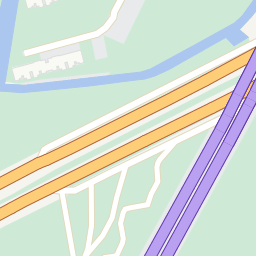
#> input picture 4.png, 256 x 256 px
$ python divideColor_unit.py
#> lines starting #> are read from the running program, lines starting #| are printed output that depends on the picture; after the words box and inside, x2 and y2 are one past the last pixel; in counts of white or black regions, pixels touching at a corner belong together
import cv2
import numpy as np

src = cv2.imread(r"4.png")  # 这里填你的原图像路径
#> src is the input picture: shape (256, 256, 3); mean B, G, R 211.5, 222.3, 213.3
cv2.namedWindow("input", cv2.WINDOW_AUTOSIZE)
cv2.imshow("input", src)


hsv = cv2.cvtColor(src, cv2.COLOR_BGR2HSV)  # BGR转HSV
#> hsv: shape (256, 256, 3); mean H, S, V 63.3, 43.6, 236.7
mask = cv2.inRange(hsv, lowerb=np.array([0, 80, 80]), upperb=np.array([130, 255, 255]))  # 提取紫色h=0~30、黄、橙道路，主要道路
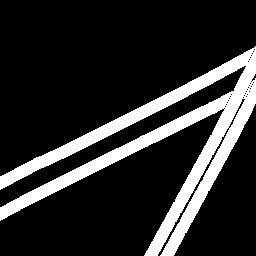
#> mask: shape (256, 256); 17.4% white; 1 white region, box (x1, y1, x2, y2) and area: (0, 46, 256, 256) 11384
# cv2.imshow("image", mask)

gray = cv2.cvtColor(src, cv2.COLOR_BGR2GRAY)
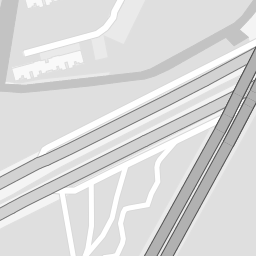
#> gray: shape (256, 256); min 83, max 255, mean 218.2
ret, gray = cv2.threshold(gray, 249, 255, cv2.THRESH_BINARY_INV)  # 提取次要道路
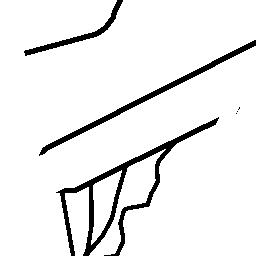
#> gray: shape (256, 256); 93.2% white; 6 black regions (3 under 20 px), largest, box (x1, y1, x2, y2) and area: (56, 117, 219, 256) 2547, (39, 40, 256, 156) 1303, (24, 0, 123, 56) 628
print(ret)

cv2.imshow("image", gray)
#
# low_hsv = np.array([0, 0, 240])  # 这里要根据HSV表对应，填入三个min值（表在下面）
# high_hsv = np.array([5, 255, 255])  # 这里填入三个max值
# mask = cv2.inRange(hsv, lowerb=low_hsv, upperb=high_hsv)  # 提取掩膜

# mask = cv2.medianBlur(mask, 3) #核尺寸是奇数
# 黑色背景转透明部分
# mask_contrary = mask.copy()
# mask_contrary[mask_contrary==0]=1
# mask_contrary[mask_contrary==255]=0#把黑色背景转白色
# mask_bool = mask_contrary.astype(bool)
# #这个是把掩模图和原图进行叠加，获得原图上掩模图位置的区域

gray_contrary = 255-gray
mask_img = cv2.add(src, np.zeros(np.shape(src), dtype=np.uint8), mask=gray_contrary+mask)
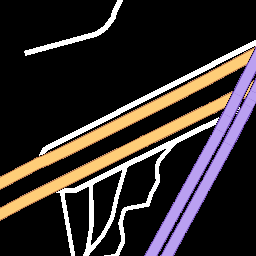
#> mask_img: shape (256, 256, 3); mean B, G, R 45.8, 47.1, 54.3

cv2.imshow("image", mask_img)
# [7 lines of commented-out code are left out]

cv2.waitKey(0)
cv2.destroyAllWindows()

$ run again, with 26.png copied over 4.png
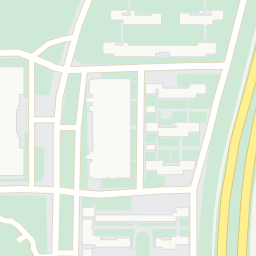
#> input picture 26.png, 256 x 256 px
#> src is the input picture: shape (256, 256, 3); mean B, G, R 223.1, 238.4, 227.1
#> hsv: shape (256, 256, 3); mean H, S, V 52.4, 21.7, 239.5
#> `mask = cv2.inRange(hsv, lowerb=np.array([0, 80, 80]), upperb=np.array(..`:
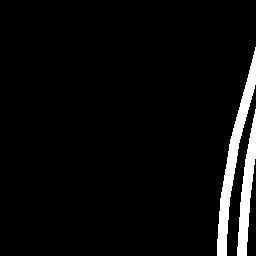
#> mask: shape (256, 256); 4.8% white; 2 white regions, box (x1, y1, x2, y2) and area: (217, 47, 256, 256) 1893, (237, 109, 256, 256) 1224
#> gray_contrary: shape (256, 256); 11.7% white; 1 white region, box (x1, y1, x2, y2) and area: (0, 0, 246, 256) 7680
#> `mask_img = cv2.add(src, np.zeros(np.shape(src), dtype=np.uint8), mask=..`:
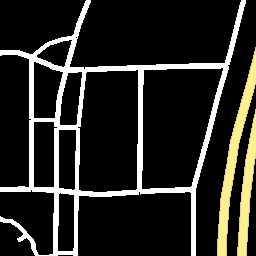
#> mask_img: shape (256, 256, 3); mean B, G, R 36.6, 41, 41.6

$ run again, with campus_021.png copied over 4.png
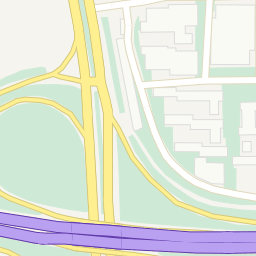
#> input picture campus_021.png, 256 x 256 px
#> src is the input picture: shape (256, 256, 3); mean B, G, R 217.1, 230.2, 225.2
#> hsv: shape (256, 256, 3); mean H, S, V 50.5, 35.6, 239.9
#> `mask = cv2.inRange(hsv, lowerb=np.array([0, 80, 80]), upperb=np.array(..`:
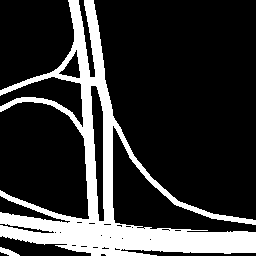
#> mask: shape (256, 256); 20.7% white; 2 white regions, box (x1, y1, x2, y2) and area: (0, 0, 256, 256) 13482, (0, 247, 20, 256) 90
#> gray_contrary: shape (256, 256); 4.1% white; 1 white region, box (x1, y1, x2, y2) and area: (95, 0, 256, 200) 2677
#> `mask_img = cv2.add(src, np.zeros(np.shape(src), dtype=np.uint8), mask=..`:
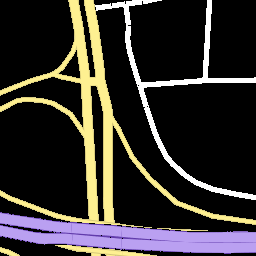
#> mask_img: shape (256, 256, 3); mean B, G, R 47.7, 51.2, 55.2

$ run again, with campus_075.png copied over 4.png
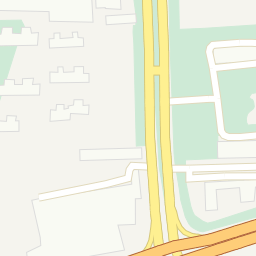
#> input picture campus_075.png, 256 x 256 px
#> src is the input picture: shape (256, 256, 3); mean B, G, R 222.2, 240.2, 238.3
#> hsv: shape (256, 256, 3); mean H, S, V 34, 23.8, 243.5
#> `mask = cv2.inRange(hsv, lowerb=np.array([0, 80, 80]), upperb=np.array(..`:
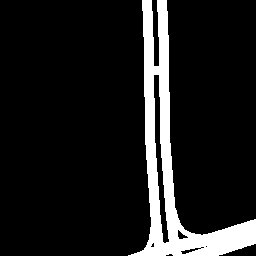
#> mask: shape (256, 256); 11.2% white; 1 white region, box (x1, y1, x2, y2) and area: (128, 0, 256, 256) 7340
#> gray_contrary: shape (256, 256); 4.3% white; 3 white regions, box (x1, y1, x2, y2) and area: (170, 40, 256, 140) 1364, (173, 164, 256, 181) 815, (39, 163, 147, 200) 634
#> `mask_img = cv2.add(src, np.zeros(np.shape(src), dtype=np.uint8), mask=..`:
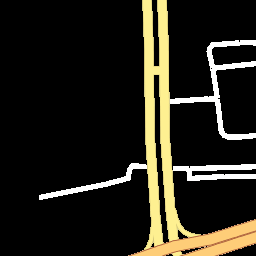
#> mask_img: shape (256, 256, 3); mean B, G, R 25.9, 35.7, 38.5
